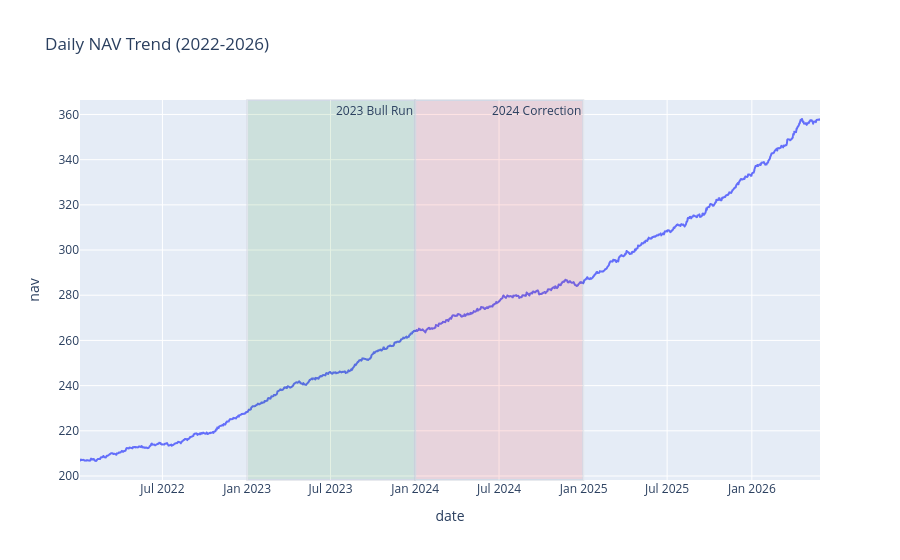

This figure's notebook cell:
### Code cell
fig = px.line(df, y='nav', title='Daily NAV Trend (2022-2026)')

fig.add_vrect(x0="2023-01-01", x1="2023-12-31", fillcolor="green", opacity=0.1, annotation_text="2023 Bull Run")
fig.add_vrect(x0="2024-01-01", x1="2024-12-31", fillcolor="red", opacity=0.1, annotation_text="2024 Correction")

fig.show()

### Figure 1 — Plotly figure (JSON) as saved in the notebook; plotly's stock layout.template omitted (floating-point values rounded to 4 significant figures; data arrays with more than 128 entries replaced by an {"elided": "..."} marker saying what was removed)
{"data": [{"hovertemplate": "date=%{x}<br>nav=%{y}<extra></extra>", "legendgroup": "", "line": {"color": "#636efa", "dash": "solid"}, "marker": {"symbol": "circle"}, "mode": "lines", "name": "", "showlegend": false, "type": "scattergl", "x": {"elided": "1150 str values"}, "xaxis": "x", "y": {"elided": "1150 float values"}, "yaxis": "y"}], "layout": {"annotations": [{"showarrow": false, "text": "2023 Bull Run", "x": "2023-12-31", "xanchor": "right", "xref": "x", "y": 1, "yanchor": "top", "yref": "y domain"}, {"showarrow": false, "text": "2024 Correction", "x": "2024-12-31", "xanchor": "right", "xref": "x", "y": 1, "yanchor": "top", "yref": "y domain"}], "legend": {"tracegroupgap": 0}, "shapes": [{"fillcolor": "green", "opacity": 0.1, "type": "rect", "x0": "2023-01-01", "x1": "2023-12-31", "xref": "x", "y0": 0, "y1": 1, "yref": "y domain"}, {"fillcolor": "red", "opacity": 0.1, "type": "rect", "x0": "2024-01-01", "x1": "2024-12-31", "xref": "x", "y0": 0, "y1": 1, "yref": "y domain"}], "title": {"text": "Daily NAV Trend (2022-2026)"}, "xaxis": {"anchor": "y", "domain": [0, 1], "title": {"text": "date"}}, "yaxis": {"anchor": "x", "domain": [0, 1], "title": {"text": "nav"}}}}
